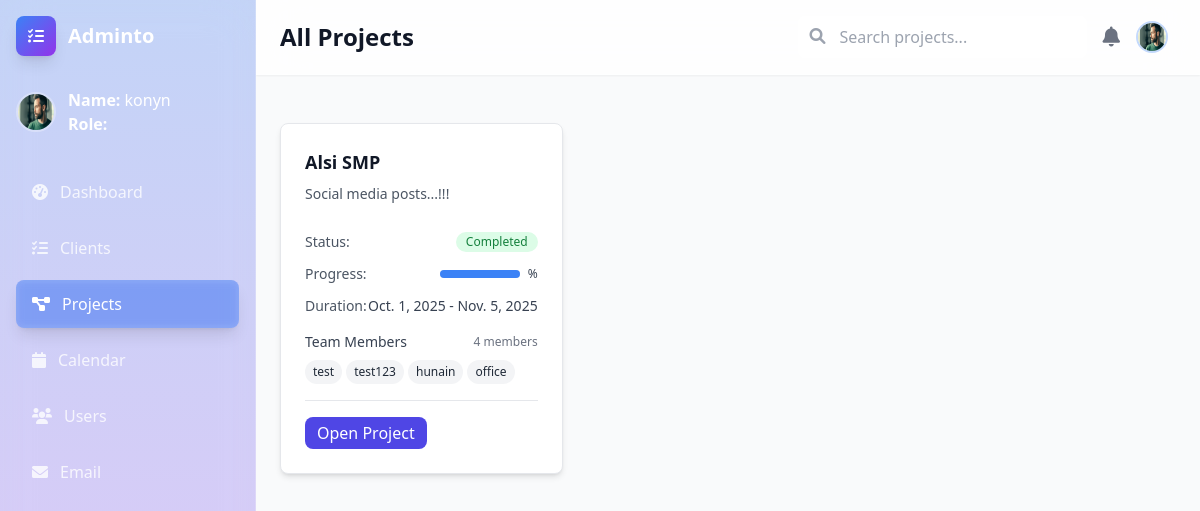
/projects/ (signed in), run on the app's committed database.
### projects/models.py (models this page shows, shortened)
class Project(models.Model):
    STATUS_CHOICES = (
        ('pending', 'Pending'),
        ('in_progress', 'In Progress'),
        ('completed', 'Completed'),
    )
    name = models.CharField(max_length=200)
    description = models.TextField(blank=True)
    status = models.CharField(max_length=20, choices=STATUS_CHOICES, default='pending')
    start_date = models.DateField()
    end_date = models.DateField()
    client = models.ForeignKey(  # ✅ link each project to a client
        Client, on_delete=models.CASCADE, related_name="projects", null=True, blank=True
    )
    created_by = models.ForeignKey(Profile, on_delete=models.CASCADE, related_name='created_projects')
    team_members = models.ManyToManyField(Profile, related_name='projects')
    created_at = models.DateTimeField(auto_now_add=True)

### accounts/models.py (models this page shows, shortened)
class Profile(models.Model):
    ROLE_CHOICES = (
        ('manager', 'Manager'),
        ('employee', 'Employee'),
    )
    user = models.OneToOneField(User, on_delete=models.CASCADE)
    role = models.CharField(max_length=20, choices=ROLE_CHOICES, default="employee")

### projects/views.py (the view)
# urls.py: path('projects/', include('projects.urls')),  #
@login_required
def projects(request, client_id=None):
    client = None
    if client_id:
        client = get_object_or_404(Client, pk=client_id)
    if request.method == 'POST':
        project_id = request.POST.get('project_id')
        if project_id:  # editing existing project
            project = get_object_or_404(Project, pk=project_id)
            form = ProjectForm(request.POST, instance=project)
        else:  # creating new project
            form = ProjectForm(request.POST)
        if form.is_valid():
            project = form.save(commit=False)
            project.created_by = request.user.profile
            if client:  # link project to client
                project.client = client
            project.save()
            form.save_m2m()
            if client:
                return redirect('projects:projects_by_client', client_id=client.id)
            return redirect('projects:projects')
    else:
        form = ProjectForm()
    if client:
        projects = Project.objects.filter(client=client).order_by('-created_at')
    else:
        projects = Project.objects.all().order_by('-created_at')
    return render(request, "projects/projects.html", {
        'projects': projects,
        'form': form,
        'client': client,
    })

### projects/forms.py
class ProjectForm(forms.ModelForm):
    class Meta:
        model = Project
        fields = ['name', 'description', 'status', 'start_date', 'end_date', 'team_members']
        widgets = {
            'start_date': forms.DateInput(attrs={'type': 'date'}),
            'end_date': forms.DateInput(attrs={'type': 'date'}),
            'description': forms.Textarea(attrs={'rows': 3}),
        }
        labels = {
            'name': 'Project Name',
            'description': 'Project Description',
            'status': 'Project Status',
            'start_date': 'Start Date',
            'end_date': 'End Date',
            'team_members': 'Team Members',
        }
    team_members = forms.ModelMultipleChoiceField(
        queryset=Profile.objects.all(),
        widget=forms.CheckboxSelectMultiple
    )

### projects/templates/projects/projects.html (shortened to what this page needs)
<!DOCTYPE html>
<html lang="en">
<head>
    <script src="https://cdn.tailwindcss.com"></script>
    <link href="https://cdnjs.cloudflare.com/ajax/libs/font-awesome/6.0.0/css/all.min.css" rel="stylesheet">
</head>
<body class="bg-gray-50">
    <div class="flex h-screen">
         <div id="sidebar" class="text-white w-64 min-h-screen p-4 transition-transform duration-300 ease-in-out fixed lg:relative z-50 -translate-x-full lg:translate-x-0 bg-gradient-to-b from-blue-600/25 to-purple-600/25 backdrop-blur-xl border-r border-white/20">
            <div class="flex items-center mb-8">
                <div class="w-10 h-10 bg-gradient-to-br from-blue-500 to-purple-600 rounded-lg flex items-center justify-center mr-3 shadow-lg">
                    <i class="fas fa-tasks text-white"></i>
                </div>
                <h1 class="text-xl font-bold">Adminto</h1>
            </div>
            <div class="mb-8">
                <div class="flex items-center mb-4">
                    <img src="public/thoughtful-man.png" alt="User" class="w-10 h-10 rounded-full mr-3 border-2 border-white/30">
                    <div>
                        <p><span class="font-semibold">Name:</span> {{ request.user.username }}</p>
                        <p><span class="font-semibold">Role:</span> {{ request.user.profile.role }}</p>
                    </div>
                </div>
            </div>
            <nav class="space-y-2">
                <a href="dashboard.html" class="flex items-center px-4 py-3 text-white/80 hover:text-white hover:bg-white/10 rounded-lg transition-all">
                    <i class="fas fa-tachometer-alt mr-3"></i>
                    Dashboard
                </a>
                <a href="{% url 'projects:clients' %}" class="flex items-center px-4 py-3 text-white/80 hover:text-white hover:bg-white/10 rounded-lg transition-all">
                    <i class="fas fa-tasks mr-3"></i>
                    Clients
                </a>
                <a href="{% url 'projects:projects' %}" class="flex items-center px-4 py-3 text-white bg-blue-500/40 rounded-lg shadow-lg backdrop-blur-sm">
                    <i class="fas fa-project-diagram mr-3"></i>
                    Projects
                </a>
                <a href="calendar.html" class="flex items-center px-4 py-3 text-white/80 hover:text-white hover:bg-white/10 rounded-lg transition-all">
                    <i class="fas fa-calendar mr-3"></i>
                    Calendar
                </a>
                <a href="#" class="flex items-center px-4 py-3 text-white/80 hover:text-white hover:bg-white/10 rounded-lg transition-all">
                    <i class="fas fa-users mr-3"></i>
                    Users
                </a>
                <a href="#" class="flex items-center px-4 py-3 text-white/80 hover:text-white hover:bg-white/10 rounded-lg transition-all">
                    <i class="fas fa-envelope mr-3"></i>
                    Email
                </a>
            </nav>
        </div>
         <div class="flex-1 flex flex-col overflow-hidden lg:ml-0">
             <header class="bg-white/80 backdrop-blur-xl shadow-sm border-b border-white/20 px-6 py-4">
                <div class="flex items-center justify-between">
                    <div class="flex items-center">
<h1 class="text-2xl font-semibold text-gray-900">
                            {% if client %}
                            Projects for {{ client.name }}
                            {% else %}
                            All Projects
                            {% endif %}
                        </h1>                    </div>
                    <div class="flex items-center space-x-4">
                        <div class="relative hidden md:block">
                            <input type="text" placeholder="Search projects..." class="bg-white/60 backdrop-blur-sm border border-white/40 rounded-lg px-4 py-2 pl-10 focus:outline-none focus:ring-2 focus:ring-blue-500">
                            <i class="fas fa-search absolute left-3 top-3 text-gray-400"></i>
                        </div>
                        <button class="text-gray-500 hover:text-gray-700 transition-colors">
                            <i class="fas fa-bell text-xl"></i>
                        </button>
                        <div class="flex items-center">
                            <img src="public/thoughtful-man.png" alt="User" class="w-8 h-8 rounded-full border-2 border-blue-500/30">
                        </div>
                    </div>
                </div>
            </header>
             <main class="flex-1 overflow-x-hidden overflow-y-auto p-6">
                <div id="projectsContainer" class="grid grid-cols-1 md:grid-cols-2 lg:grid-cols-3 gap-6">
                    {% if projects %}
                    {% for project in projects %}
                    <div class="bg-white rounded-lg shadow-md p-6 border border-gray-200 flex flex-col justify-between">
                        <div class="flex items-start justify-between mb-4">
                            <div class="flex-1">
                                <h3 class="text-lg font-semibold text-gray-900 mb-2">{{ project.name }}</h3>
                                <p class="text-sm text-gray-600 mb-3 line-clamp-2">
                                    {{ project.description|truncatewords:20 }}
                                </p>
                            </div>
                        </div>
                        <div class="space-y-3 mb-4">
                            <div class="flex items-center justify-between text-sm">
                                <span class="text-gray-600">Status:</span>
                                <span
                                    class="inline-flex items-center px-2.5 py-0.5 rounded-full text-xs font-medium
                                        {% if project.status == 'pending' %} bg-yellow-100 text-yellow-700
                                        {% elif project.status == 'in_progress' %} bg-blue-100 text-blue-700
                                        {% elif project.status == 'completed' %} bg-green-100 text-green-700{% endif %}">
                                    {{ project.get_status_display }}
                                </span>
                            </div>
                            <div class="flex items-center justify-between text-sm">
    <span class="text-gray-600">Progress:</span>
    <div class="flex items-center space-x-2">
        <div class="w-20 bg-gray-200 rounded-full h-2">
            <div class="bg-primary h-2 rounded-full transition-all duration-300"
                 style="width: {{ progress }}%;"></div>
        </div>
        <span class="text-xs font-medium text-gray-700">{{ progress }}%</span>
    </div>
</div>
                            <div class="flex items-center justify-between text-sm">
                                <span class="text-gray-600">Duration:</span>
                                <span class="text-gray-700">{{ project.start_date }} - {{ project.end_date }}</span>
                            </div>
                        </div>
                        <div class="mb-4">
                            <div class="flex items-center justify-between mb-2">
                                <span class="text-sm font-medium text-gray-700">Team Members</span>
                                <span class="text-xs text-gray-500">{{ project.team_members.count }} members</span>
                            </div>
                            <div class="flex flex-wrap gap-1">
                                {% for member in project.team_members.all %}
                                <span
                                    class="inline-flex items-center px-2 py-1 rounded-full text-xs font-medium bg-gray-100 text-gray-800">
                                    {{ member.user.first_name|default:member.user.username }}
                                </span>
                                {% empty %}
                                <span class="text-xs text-gray-400">No members</span>
                                {% endfor %}
                            </div>
                        </div>
                        <div class="flex justify-between items-center pt-4 border-t border-gray-200">
                            <a href="{% url 'projects:project_detail' project.id %}"
                                class="bg-indigo-600 text-white px-3 py-1 rounded-lg hover:bg-indigo-700">
                                Open Project
                            </a>
                        </div>
                    </div>
                    {% endfor %}
                    {% endif %}
                </div>
            </main>
        </div>
    </div>
</body>
</html>

### projects/templates/projects/projects.html (style rules this page uses)
body { background-image: url('https://images.unsplash.com/photo-1490750967868-88aa4486c946?w=1920&q=80'); background-size: cover; background-position: center; background-attachment: fixed; }

### data on the page
Project: name "Alsi SMP", description "Social media posts...!!!", status "Completed", start_date "Oct. 1, 2025", end_date "Nov. 5, 2025", team_members.count "4"
Profile: user.first_name "test"
Profile: user.first_name "test123"
Profile: user.first_name "hunain"
Profile: user.first_name "office"

### other printed values
{{ request.user.username }} "konyn"
